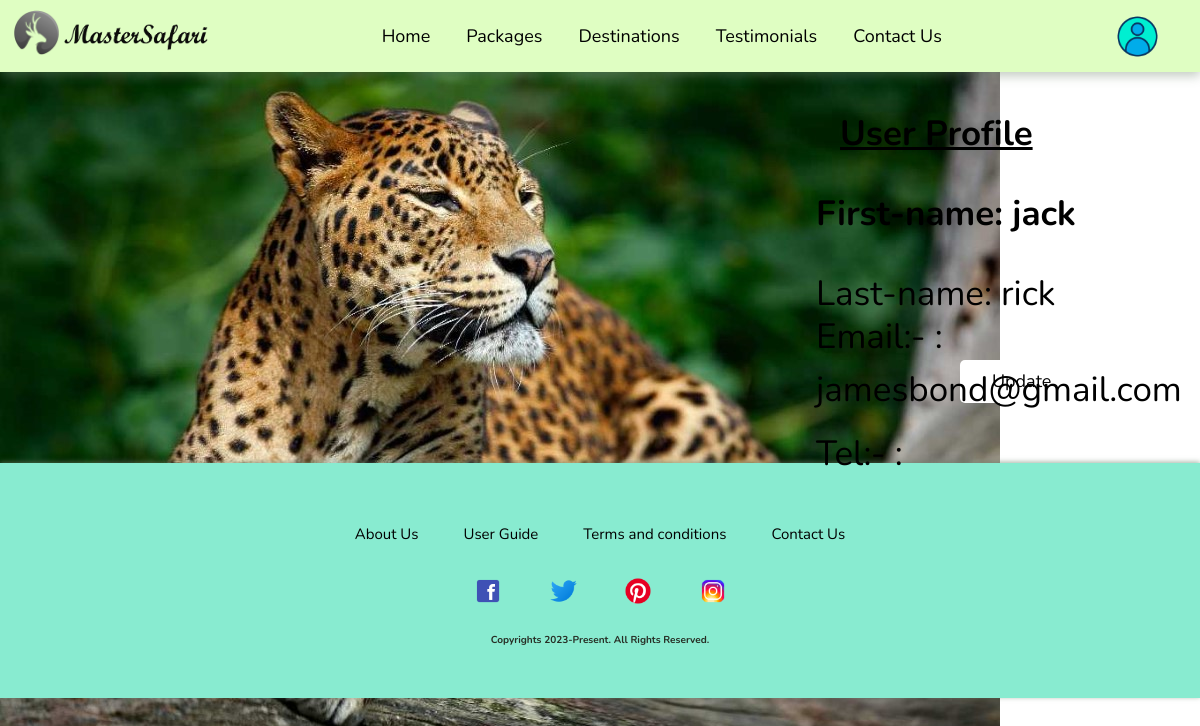
Screenshot of /acc.php (signed in) with the database file from the repository.
### tables this page shows
CREATE TABLE `user` (
  `uid` varchar(8) NOT NULL,
  `f_name` varchar(45) NOT NULL,
  `l_name` varchar(45) NOT NULL,
  `tp_no` varchar(16) DEFAULT NULL,
  `email` varchar(64) NOT NULL,
  `pw` varchar(255) NOT NULL
);

### classes/connection.php (called while the page is built, shortened)
<?php
class Database{
    public static $connection;
    public static function setUpConnection(){
        if(!isset(Database::$connection)){
            Database::$connection =
            new mysqli("localhost","root","","safari_management_system");
        }
    }
    public static function getConnection(){
        return Database::$connection;
    }
}
?>

### acc.php (the view, shortened to what this page needs)
<!DOCTYPE html>
<html lang="en">
<head>
  <link rel='stylesheet' type='text/css' media='screen' href='styles/styleGen.css'>
  <link rel='stylesheet' type='text/css' media='screen' href='styles/AccStyle.css'>
</head>
<body>
  <?php require_once 'classes/connection.php';
  require 'includes/header.php';
  if (isset($_SESSION['user_ses'])) {
    $uid = $_SESSION['user_ses'];
  } else {
    header("Location: signInUp.php");
  }
  ?>
  <div class="account1">
    <?php
    $query = "SELECT * FROM user WHERE uid = '$uid'";
    $result = mysqli_query(Database::getConnection(), $query);
    ?>
    <?php
    if (mysqli_num_rows($result) > 0) {
      while ($row = mysqli_fetch_assoc($result)) {
        $id = $row['uid'];
        $First_Name = $row['f_name'];
        $Last_Name = $row['l_name'];
        $Tp = $row['tp_no'];
        $Email = $row['email'];
        ?>
        <div class="container1">
          <div class="job-title">
            <h2 class="j-title"><u>User Profile</u></h2>
          </div>
          <?php
          echo "<h3 class='j-title'>First-name: $First_Name </h3>";
          echo "<div class='job-btn'>";
          echo "<a href='job.php?uid=$id' class='j-edit'> Update </a>";
          echo "</div>";
          echo "</div>";
          echo "<p class='job-salary'>Last-name: $Last_Name</p>";
          echo "<p class='job-location'>Tel:- :
                  $Tp</p>";
          echo "<p class='job-description'>Email:- :
                  $Email</p>";
          echo "</div>";
      }
    } else {
      echo "<p>No user details founded.</p>";
    }
    ?>
  <?php include 'includes/footer.php' ?>
</body>
</html>

### styles/styleGen.css (style rules this page uses)
:root { --clr-black-500: rgb(13, 13, 13); --clr-black-400: rgb(26, 1, 1); --clr-black-300: rgb(39, 46, 37); --clr-green-700: rgb(0, 88, 62); --clr-white-600: rgb(255, 255, 255); --ff-primary: 'Nunito', sans-serif; --fw-light: 300; --fw-regular: 400; --fw-semibold: 500; --fw-bold: 600; --fw-extbold: 700; --fs-14: 0.875rem; --fs-15: 0.9375rem; --fs-16: 1rem; --fs-18: 1.125rem; --fs-20: 1.25rem; --fs-22: 1.375rem; --fs-24: 1.5rem; --fs-36: 2rem; --fs-40: 2.5rem; --fs-56: 3.5rem; --fs-82: 5.125rem; --fs-body: var(--fs-18); --fs-nav: var(--fs-18); --fs-footer: var(--fs-15); --fs-exlrg-txt: var(--fs-82); --fs-h1: var(--fs-56); --fs-h2: var(--fs-40); --fs-h3: var(--fs-36); --fs-h4: var(--fs-24); --fs-button: var(--fs-24); }
@media (prefers-color-scheme: light) { :root { --clr-default-txt: rgb(0, 0, 0); --clr-default-back: var(--clr-white-600); --clr-green-300: rgb(223, 254, 194); --clr-green-400: rgb(195, 255, 135); --clr-green-500: rgb(151, 230, 139); --clr-aqua-500: rgb(136, 235, 208); --clr-aqua-600: rgb(22, 176, 147); --clr-black-shadow: rgba(41, 47, 39, 0.273); --clr-txt-shade1: rgba(13, 12, 51, 0.78); --clr-glass-back: rgba(255, 255, 255, 0.512); } }
body { background: var(--clr-default-back); color: var(--clr-default-txt); position: relative; font-size: var(--fs-body); }
*, *::before, *::after { box-sizing: border-box; }
* { margin: 0; padding: 0; font-family: var(--ff-primary); }
html, body { height: 100%; overflow-x: hidden; }
body { text-rendering: optimizeSpeed; line-height: 1.5; }
a { text-decoration: none; color: var(--clr-default-txt); }

### styles/AccStyle.css (style rules this page uses)
body { background-image: url("../images/t1.jpg"); background-repeat: no-repeat; }
h2 { font-size: 25px; position: absolute; left: 70%; bottom: 80%; align-items: center; font-size: 35px; }
h3 { font-size: 25px; position: absolute; left: 68%; bottom: 70%; align-items: center; font-size: 35px; }
.job-location { font-size: 25px; position: absolute; left: 68%; bottom: 40%; align-items: center; font-size: 35px; }
.job-description { font-size: 25px; position: absolute; left: 68%; bottom: 48%; align-items: center; font-size: 35px; }
.job-salary { position: absolute; left: 68%; bottom: 60%; align-items: center; font-size: 35px; }
.job-btn { display: flex; color: var(--clr-default-txt); }
.j-edit { background: white; color: black; margin-top: 30%; margin-bottom: 5%; margin-right: 80%; margin-left: 80%; padding-inline: 2rem; padding-block: 0.5rem; border-radius: 5px; }

### rows the page displays
user: f_name "jack", l_name "rick", email "jamesbond@gmail.com"
